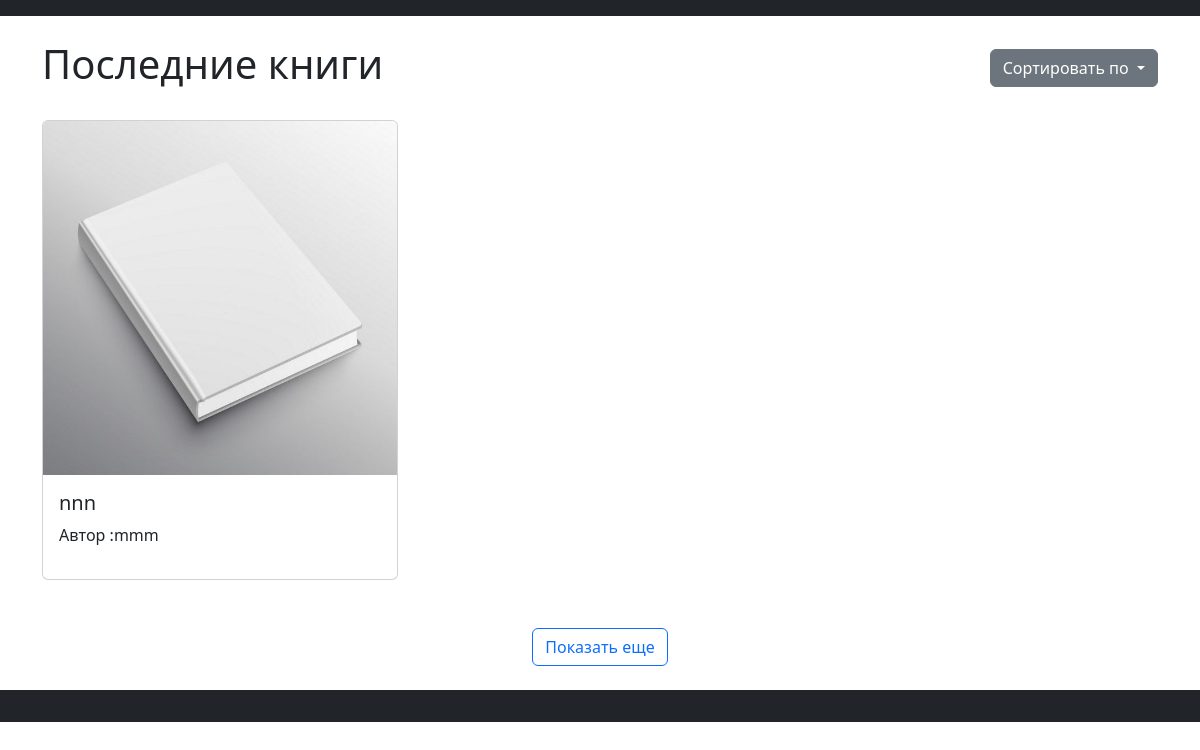
Before: /menu with the older database file.
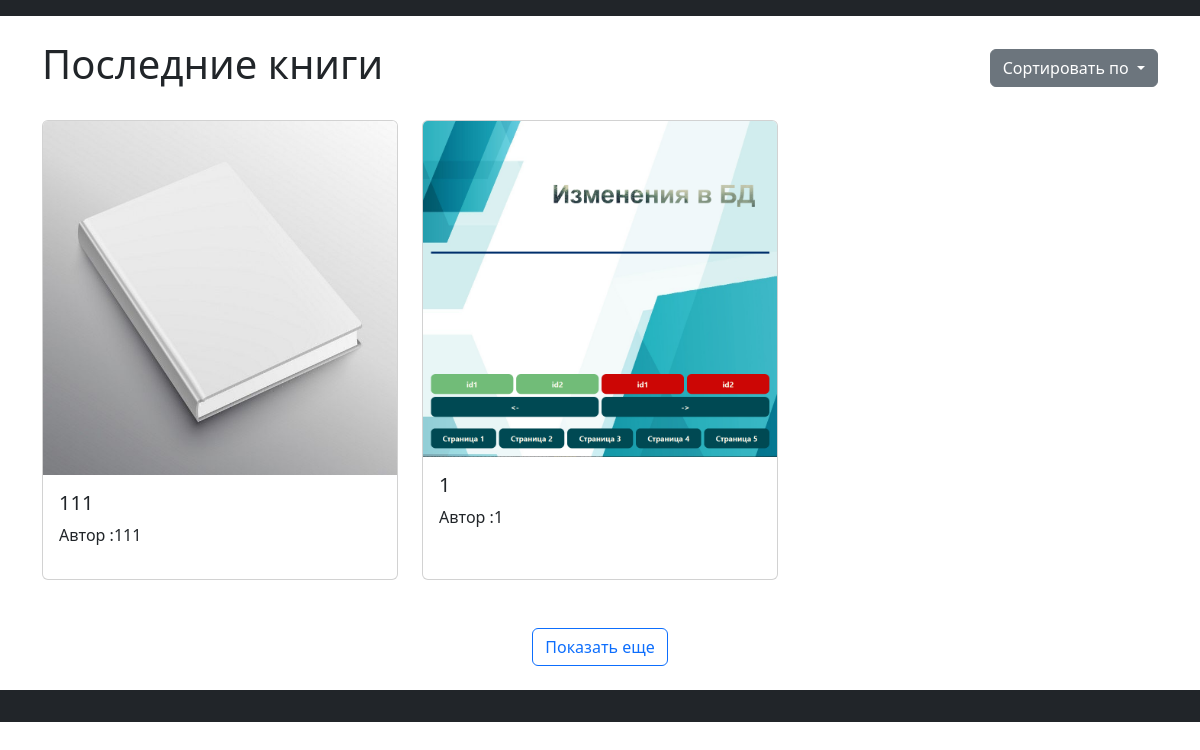
After: the same page with the newer database file.
### app/models.py (models this page shows)
class Book(Base):
    __tablename__ = 'books'
    id = Column(Integer, primary_key = True, index = True)
    title = Column(String, unique=True, index = True,nullable=False)
    author = Column(String, index = True, nullable=False)
    image_url = Column(String, index = True, nullable=True)
    description = Column(Text, index = True, nullable=True)
    reviews = relationship('Review', back_populates='book')

### app/routes/routes.py (the view)
@router.get('/menu', tags=['Auth'], response_class=HTMLResponse)
def menu(
        request: Request,
        db: Session = Depends(get_db)
):
    books = db.query(Book).all()
    books_info = []
    for book in books:
        books_info.append(
            {
                "id": book.id,
                "title": book.title,
                "author": book.author,
                "image_url": book.image_url,
                "avg_rating": 5
            })
    return templates.TemplateResponse('index.html', {'request': request, "books": books_info})

### app/templates/index.html (shortened to what this page needs)
<!DOCTYPE html>
<html lang="ru">
<head>
    <link href="https://cdn.jsdelivr.net/npm/bootstrap@5.3.0/dist/css/bootstrap.min.css" rel="stylesheet">
</head>
<body>
    <nav class="navbar navbar-expand-lg navbar-dark bg-dark" id="main-nav">
    </nav>
    <div class="container mt-4">
        <div class="d-flex justify-content-between align-items-center mb-4">
            <h1>Последние книги</h1>
            <div class="dropdown">
                <button class="btn btn-secondary dropdown-toggle" type="button" id="sortDropdown" data-bs-toggle="dropdown">
                    Сортировать по
                </button>
            </div>
        </div>
        <div id="books-container" class="row">
            {% for book in books %}
            <div class="col-md-4 mb-4">
                <div class="card book-card h-100" onclick="location.href='/book/{{book.id}}'">
                    <img src="{{ book.image_url or '/static/images/default-cover.jpg' }}"
                         class="card-img-top"
                         alt="{{ book.title }}"
                         onerror="this.src='/static/images/default-cover.jpg'">
                    <div class="card-body d-flex flex-column">
                        <h5 class="card-title">{{ book.title }}</h5>
                        <p class="card-text">Автор :{{ book.author }}</p>
                    </div>
                </div>
            </div>
            {% endfor %}
        </div>
        <div class="text-center my-4">
            <button id="load-more" class="btn btn-outline-primary">
                Показать еще
            </button>
        </div>
    </div>
    <footer class="bg-dark text-white py-3 mt-4" id="main-footer">
    </footer>
</body>
</html>

### app/templates/index.html (style rules this page uses)
.book-card { transition: transform 0.3s; cursor: pointer; }

Changed rows visible on the page:
removed Book: title "nnn", author "mmm"
added Book: shows a picture, title "111", author "111"
added Book: image_url (picture), title "1", author "1"
